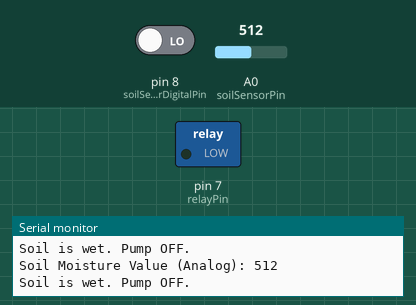
Recording of a sketch running on a simulated Arduino Uno, built with avr-gcc and run on an emulated ATmega328P. On the bench: switched loads named in the sketch (green lamp = pin HIGH), the last lines printed to the serial monitor. The inputs (shaded band) are chosen by the test bench; at power-on: pin 8 (soilSensorDigitalPin) LOW, A0 (soilSensorPin) = 512.

Above: at 1.8 s.
1.9 s: pin 8 (soilSensorDigitalPin) driven HIGH
At 2.6 s:
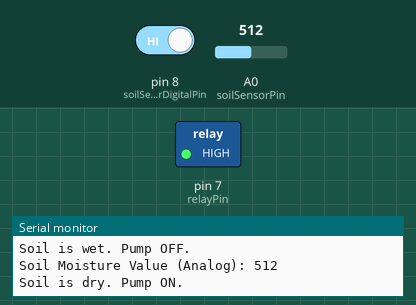
3.5 s: pin 8 (soilSensorDigitalPin) driven LOW
At 5.4 s:
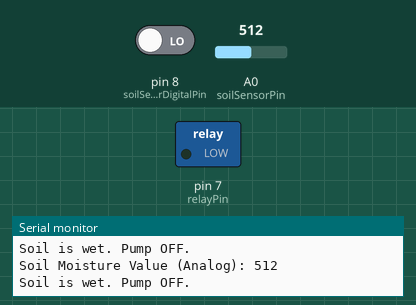
Timing chart, 0 to 6.9 s (numbered marks = the images above; inputs shaded):
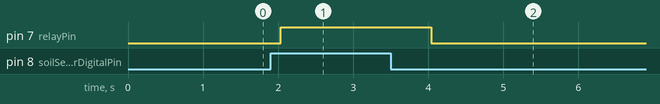

The sketch:

smart_irrigation.ino
```cpp
// Define pins for soil moisture sensor, relay, and LED
const int soilSensorPin = A0;  // Analog pin for soil moisture sensor (for analog reading)
const int soilSensorDigitalPin = 8;  // Digital pin for soil moisture sensor DO pin
const int relayPin = 7;        // Digital pin for the relay module
const int threshold = 500;     // Threshold for soil dryness (adjust as needed)

void setup() {
  // Initialize serial communication for debugging
  Serial.begin(9600);

  // Set the relay pin and soil sensor digital pin as outputs
  pinMode(relayPin, OUTPUT);
  pinMode(soilSensorDigitalPin, INPUT);

  // Turn off the water pump initially
  digitalWrite(relayPin, LOW);

  Serial.println("Smart Irrigation System Initialized!");
}

void loop() {
  // Read the soil moisture sensor value (analog value)
  int soilValue = analogRead(soilSensorPin);

  // Read the digital output from the soil moisture sensor
  int soilDry = digitalRead(soilSensorDigitalPin);

  // Print the sensor value for debugging
  Serial.print("Soil Moisture Value (Analog): ");
  Serial.println(soilValue);

  // Check if the soil is dry using the digital output (0: Wet, 1: Dry)
  if (soilDry == HIGH) {
    Serial.println("Soil is dry. Pump ON.");
    digitalWrite(relayPin, HIGH); // Activate the relay to turn on the pump
  } else {
    Serial.println("Soil is wet. Pump OFF.");
    digitalWrite(relayPin, LOW);  // Deactivate the relay to turn off the pump
  }

  delay(1000); // Delay for stability
}
```

Measured:
- after the input at 1.9 s, pin 7 (relayPin): LOW → HIGH after 0.13 s
- after the input at 3.5 s, pin 7 (relayPin): HIGH → LOW after 0.54 s
